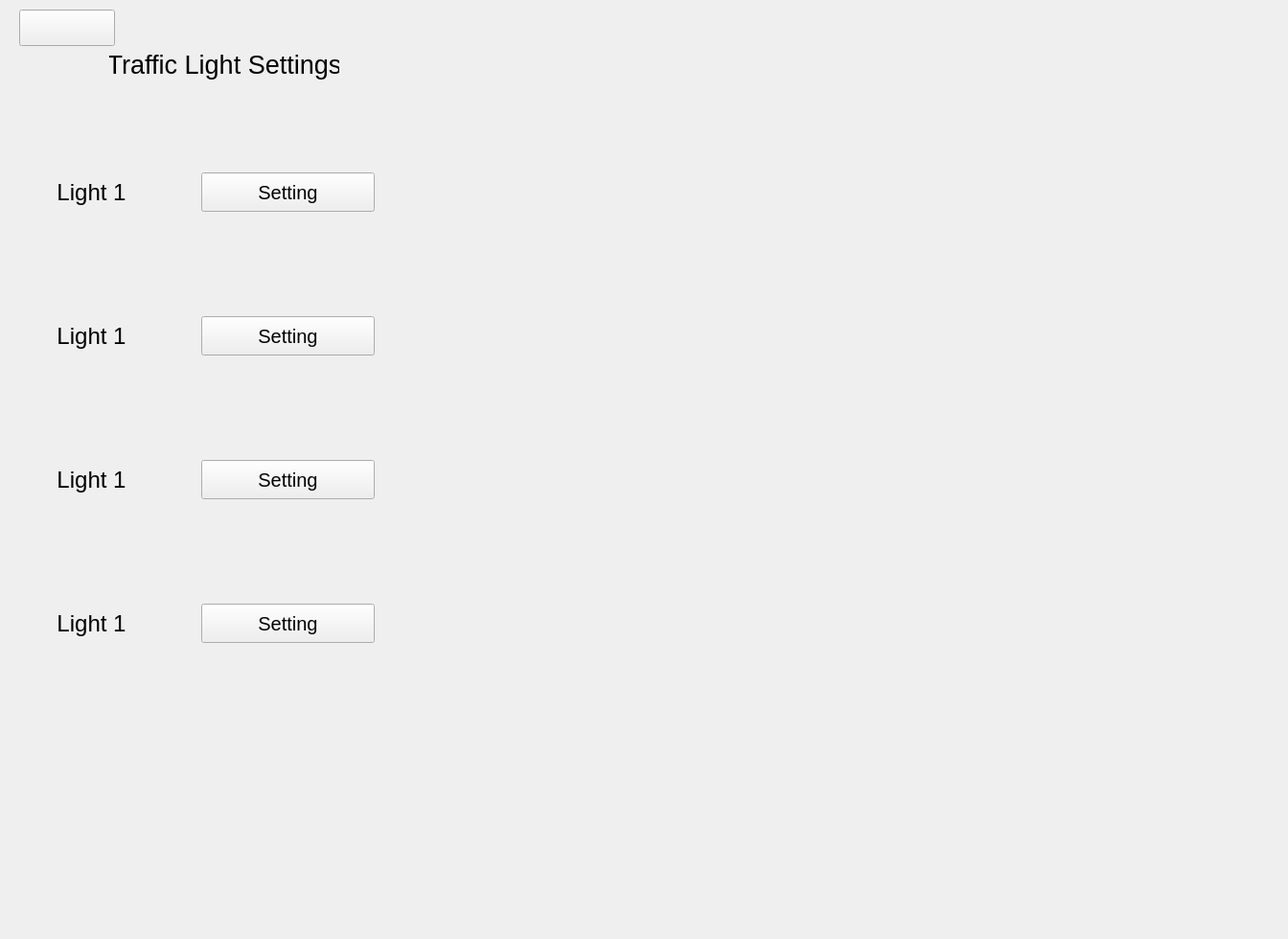
<?xml version="1.0" encoding="UTF-8"?>
<ui version="4.0">
 <class>Form</class>
 <widget class="QWidget" name="Form">
  <property name="geometry">
   <rect>
    <x>0</x>
    <y>0</y>
    <width>1344</width>
    <height>980</height>
   </rect>
  </property>
  <property name="windowTitle">
   <string>Form</string>
  </property>
  <widget class="QWidget" name="widget" native="true">
   <property name="geometry">
    <rect>
     <x>10</x>
     <y>10</y>
     <width>420</width>
     <height>951</height>
    </rect>
   </property>
   <property name="minimumSize">
    <size>
     <width>420</width>
     <height>951</height>
    </size>
   </property>
   <property name="maximumSize">
    <size>
     <width>420</width>
     <height>951</height>
    </size>
   </property>
   <widget class="QPushButton" name="backButtonLit">
    <property name="geometry">
     <rect>
      <x>10</x>
      <y>0</y>
      <width>100</width>
      <height>38</height>
     </rect>
    </property>
    <property name="minimumSize">
     <size>
      <width>100</width>
      <height>30</height>
     </size>
    </property>
    <property name="text">
     <string/>
    </property>
    <property name="icon">
     <iconset>
      <normaloff>Back.png</normaloff>Back.png</iconset>
    </property>
    <property name="iconSize">
     <size>
      <width>30</width>
      <height>30</height>
     </size>
    </property>
   </widget>
   <widget class="QLabel" name="BLLit">
    <property name="geometry">
     <rect>
      <x>104</x>
      <y>20</y>
      <width>240</width>
      <height>74</height>
     </rect>
    </property>
    <property name="minimumSize">
     <size>
      <width>240</width>
      <height>74</height>
     </size>
    </property>
    <property name="maximumSize">
     <size>
      <width>240</width>
      <height>74</height>
     </size>
    </property>
    <property name="font">
     <font>
      <family>Segoe UI</family>
      <pointsize>20</pointsize>
     </font>
    </property>
    <property name="layoutDirection">
     <enum>Qt::LeftToRight</enum>
    </property>
    <property name="text">
     <string>Traffic Light Settings</string>
    </property>
    <property name="alignment">
     <set>Qt::AlignCenter</set>
    </property>
   </widget>
   <widget class="QLabel" name="SL1Lit">
    <property name="geometry">
     <rect>
      <x>40</x>
      <y>170</y>
      <width>91</width>
      <height>41</height>
     </rect>
    </property>
    <property name="minimumSize">
     <size>
      <width>0</width>
      <height>0</height>
     </size>
    </property>
    <property name="font">
     <font>
      <family>Segoe UI</family>
      <pointsize>18</pointsize>
     </font>
    </property>
    <property name="text">
     <string>Light 1</string>
    </property>
    <property name="alignment">
     <set>Qt::AlignCenter</set>
    </property>
   </widget>
   <widget class="QPushButton" name="set1Lit">
    <property name="geometry">
     <rect>
      <x>200</x>
      <y>170</y>
      <width>181</width>
      <height>41</height>
     </rect>
    </property>
    <property name="font">
     <font>
      <family>Segoe UI</family>
      <pointsize>15</pointsize>
     </font>
    </property>
    <property name="layoutDirection">
     <enum>Qt::LeftToRight</enum>
    </property>
    <property name="text">
     <string>Setting</string>
    </property>
   </widget>
   <widget class="QPushButton" name="set2Lit">
    <property name="geometry">
     <rect>
      <x>200</x>
      <y>320</y>
      <width>181</width>
      <height>41</height>
     </rect>
    </property>
    <property name="font">
     <font>
      <family>Segoe UI</family>
      <pointsize>15</pointsize>
     </font>
    </property>
    <property name="layoutDirection">
     <enum>Qt::LeftToRight</enum>
    </property>
    <property name="text">
     <string>Setting</string>
    </property>
   </widget>
   <widget class="QPushButton" name="set3Lit">
    <property name="geometry">
     <rect>
      <x>200</x>
      <y>470</y>
      <width>181</width>
      <height>41</height>
     </rect>
    </property>
    <property name="font">
     <font>
      <family>Segoe UI</family>
      <pointsize>15</pointsize>
     </font>
    </property>
    <property name="layoutDirection">
     <enum>Qt::LeftToRight</enum>
    </property>
    <property name="text">
     <string>Setting</string>
    </property>
   </widget>
   <widget class="QPushButton" name="set4Lit">
    <property name="geometry">
     <rect>
      <x>200</x>
      <y>620</y>
      <width>181</width>
      <height>41</height>
     </rect>
    </property>
    <property name="font">
     <font>
      <family>Segoe UI</family>
      <pointsize>15</pointsize>
     </font>
    </property>
    <property name="layoutDirection">
     <enum>Qt::LeftToRight</enum>
    </property>
    <property name="text">
     <string>Setting</string>
    </property>
   </widget>
   <widget class="QLabel" name="SL1Lit_2">
    <property name="geometry">
     <rect>
      <x>40</x>
      <y>320</y>
      <width>91</width>
      <height>41</height>
     </rect>
    </property>
    <property name="minimumSize">
     <size>
      <width>0</width>
      <height>0</height>
     </size>
    </property>
    <property name="font">
     <font>
      <family>Segoe UI</family>
      <pointsize>18</pointsize>
     </font>
    </property>
    <property name="text">
     <string>Light 1</string>
    </property>
    <property name="alignment">
     <set>Qt::AlignCenter</set>
    </property>
   </widget>
   <widget class="QLabel" name="SL1Lit_3">
    <property name="geometry">
     <rect>
      <x>40</x>
      <y>470</y>
      <width>91</width>
      <height>41</height>
     </rect>
    </property>
    <property name="minimumSize">
     <size>
      <width>0</width>
      <height>0</height>
     </size>
    </property>
    <property name="font">
     <font>
      <family>Segoe UI</family>
      <pointsize>18</pointsize>
     </font>
    </property>
    <property name="text">
     <string>Light 1</string>
    </property>
    <property name="alignment">
     <set>Qt::AlignCenter</set>
    </property>
   </widget>
   <widget class="QLabel" name="SL1Lit_4">
    <property name="geometry">
     <rect>
      <x>40</x>
      <y>620</y>
      <width>91</width>
      <height>41</height>
     </rect>
    </property>
    <property name="minimumSize">
     <size>
      <width>0</width>
      <height>0</height>
     </size>
    </property>
    <property name="font">
     <font>
      <family>Segoe UI</family>
      <pointsize>18</pointsize>
     </font>
    </property>
    <property name="text">
     <string>Light 1</string>
    </property>
    <property name="alignment">
     <set>Qt::AlignCenter</set>
    </property>
   </widget>
  </widget>
 </widget>
 <resources/>
 <connections/>
</ui>
